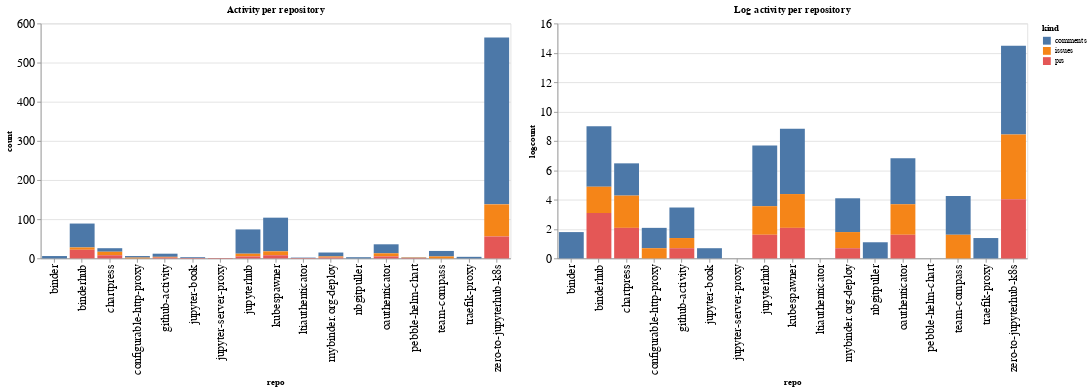

Notebook code cell kept with this figure:
### Code cell
ch1 = alt.Chart(repo_summaries, width=600, title="Activity per repository").mark_bar().encode(
    x='repo',
    y='count',
    color='kind',
    tooltip="kind"
)

ch2 = alt.Chart(repo_summaries, width=600, title="Log activity per repository").mark_bar().encode(
    x='repo',
    y='logcount',
    color='kind',
    tooltip="kind"
)

ch1 | ch2

### Figure 1 — Vega-Lite specification as saved in the notebook (floating-point values rounded to 4 significant figures)
{"config": {"axisLeft": {"labelFontSize": 15}, "axisBottom": {"labelFontSize": 15}}, "hconcat": [{"mark": "bar", "encoding": {"color": {"type": "nominal", "field": "kind"}, "tooltip": {"type": "nominal", "field": "kind"}, "x": {"type": "nominal", "field": "repo"}, "y": {"type": "quantitative", "field": "count"}}, "title": "Activity per repository", "width": 600}, {"mark": "bar", "encoding": {"color": {"type": "nominal", "field": "kind"}, "tooltip": {"type": "nominal", "field": "kind"}, "x": {"type": "nominal", "field": "repo"}, "y": {"type": "quantitative", "field": "logcount"}}, "title": "Log activity per repository", "width": 600}], "data": {"name": "data-f9faeb8d4ecd4471f7551d830360e131"}, "$schema": "https://vega.github.io/schema/vega-lite/v4.8.1.json", "datasets": {"data-f9faeb8d4ecd4471f7551d830360e131": [{"repo": "binder", "kind": "comments", "count": 6, "logcount": 1.792}, {"repo": "binderhub", "kind": "comments", "count": 61, "logcount": 4.111}, {"repo": "binderhub", "kind": "issues", "count": 6, "logcount": 1.792}, {"repo": "binderhub", "kind": "prs", "count": 22, "logcount": 3.091}, {"repo": "chartpress", "kind": "comments", "count": 9, "logcount": 2.197}, {"repo": "chartpress", "kind": "issues", "count": 9, "logcount": 2.197}, {"repo": "chartpress", "kind": "prs", "count": 8, "logcount": 2.079}, {"repo": "configurable-http-proxy", "kind": "comments", "count": 4, "logcount": 1.386}, {"repo": "configurable-http-proxy", "kind": "issues", "count": 2, "logcount": 0.6931}, {"repo": "github-activity", "kind": "comments", "count": 8, "logcount": 2.079}, {"repo": "github-activity", "kind": "issues", "count": 2, "logcount": 0.6931}, {"repo": "github-activity", "kind": "prs", "count": 2, "logcount": 0.6931}, {"repo": "jupyter-book", "kind": "comments", "count": 2, "logcount": 0.6931}, {"repo": "jupyter-book", "kind": "prs", "count": 1, "logcount": 0.0}, {"repo": "jupyter-server-proxy", "kind": "prs", "count": 1, "logcount": 0.0}, {"repo": "jupyterhub", "kind": "comments", "count": 62, "logcount": 4.127}, {"repo": "jupyterhub", "kind": "issues", "count": 7, "logcount": 1.946}, {"repo": "jupyterhub", "kind": "prs", "count": 5, "logcount": 1.609}, {"repo": "kubespawner", "kind": "comments", "count": 86, "logcount": 4.454}, {"repo": "kubespawner", "kind": "issues", "count": 10, "logcount": 2.303}, {"repo": "kubespawner", "kind": "prs", "count": 8, "logcount": 2.079}, {"repo": "ltiauthenticator", "kind": "comments", "count": 1, "logcount": 0.0}, {"repo": "ltiauthenticator", "kind": "prs", "count": 1, "logcount": 0.0}, {"repo": "mybinder.org-deploy", "kind": "comments", "count": 10, "logcount": 2.303}, {"repo": "mybinder.org-deploy", "kind": "issues", "count": 3, "logcount": 1.099}, {"repo": "mybinder.org-deploy", "kind": "prs", "count": 2, "logcount": 0.6931}, {"repo": "nbgitpuller", "kind": "comments", "count": 3, "logcount": 1.099}, {"repo": "oauthenticator", "kind": "comments", "count": 23, "logcount": 3.135}, {"repo": "oauthenticator", "kind": "issues", "count": 8, "logcount": 2.079}, {"repo": "oauthenticator", "kind": "prs", "count": 5, "logcount": 1.609}, {"repo": "pebble-helm-chart", "kind": "comments", "count": 1, "logcount": 0.0}, {"repo": "pebble-helm-chart", "kind": "issues", "count": 1, "logcount": 0.0}, {"repo": "pebble-helm-chart", "kind": "prs", "count": 1, "logcount": 0.0}, {"repo": "team-compass", "kind": "comments", "count": 14, "logcount": 2.639}, {"repo": "team-compass", "kind": "issues", "count": 5, "logcount": 1.609}, {"repo": "traefik-proxy", "kind": "comments", "count": 4, "logcount": 1.386}, {"repo": "zero-to-jupyterhub-k8s", "kind": "comments", "count": 426, "logcount": 6.054}, {"repo": "zero-to-jupyterhub-k8s", "kind": "issues", "count": 82, "logcount": 4.407}, {"repo": "zero-to-jupyterhub-k8s", "kind": "prs", "count": 56, "logcount": 4.025}]}}
